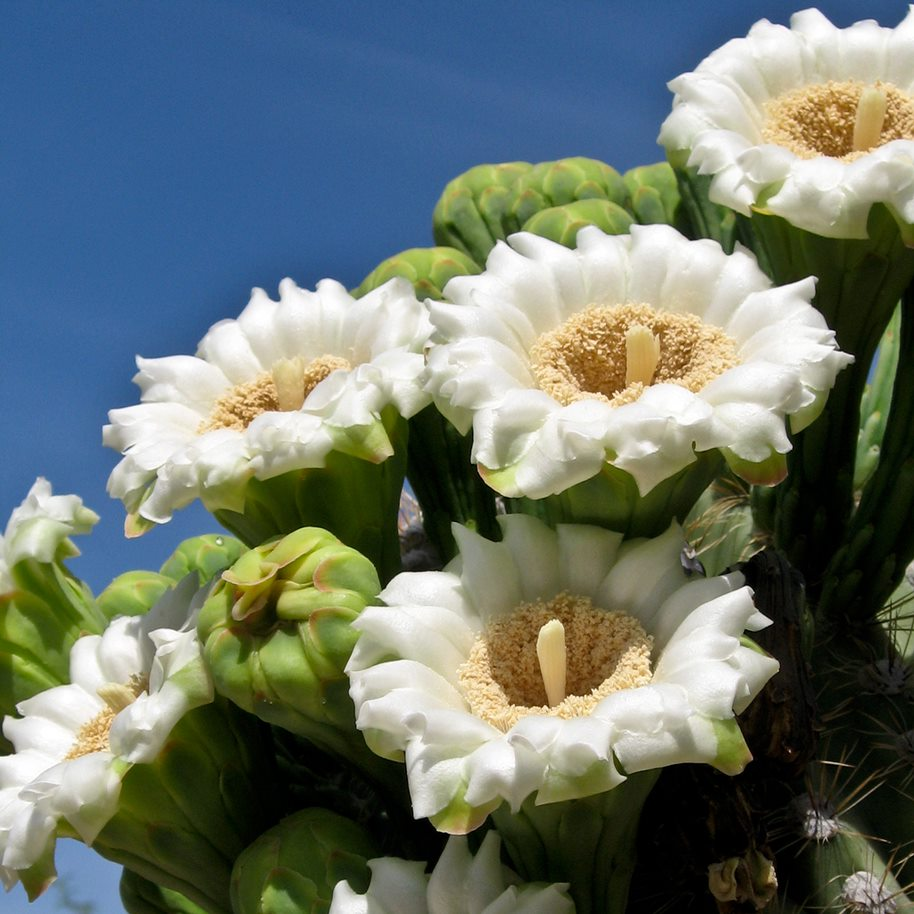
#> input picture Demozaikowanie/kwiatki.jpg, 914 x 914 px
$ python main.py
#> lines starting #> are read from the running program, lines starting #| are printed output that depends on the picture
#> further down, bayer_b is the input picture: shape (914, 914, 3); mean B, G, R 109.7, 118.1, 106.9
import numpy as np
import cv2

def demosaic_bayer_b(image):
    """
    Demosaic a Bayer BGRG image using nearest-neighbor interpolation.

    Parameters:
        image (numpy.ndarray): Input Bayer BGRG image.

    Returns:
        numpy.ndarray: Demosaiced RGB image.
    """
    height, width = image.shape[:2]
#> height = 914; width = 914
    bayer = cv2.cvtColor(image, cv2.COLOR_BGR2GRAY)
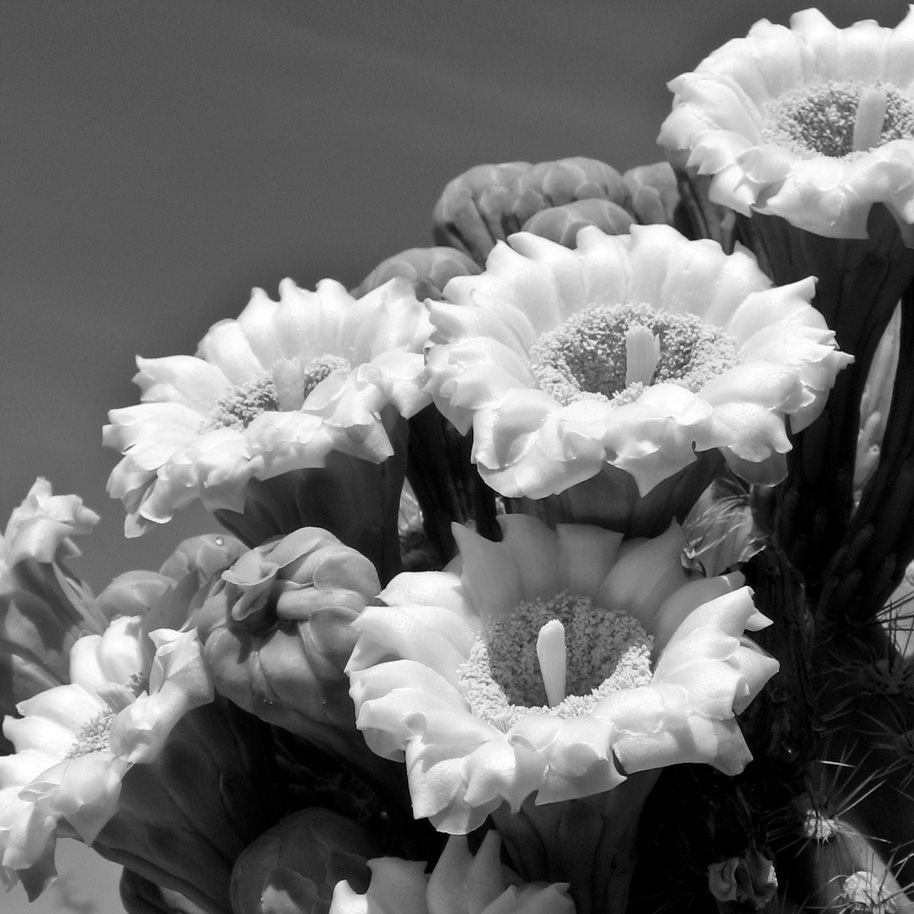
#> bayer: shape (914, 914); min 0, max 255, mean 113.8

    # Create an empty RGB image with the same dimensions as the input image
    rgb = np.zeros((height, width, 3), dtype=np.uint8)

    # Demosaic the image by interpolating missing colors
    for y in range(0, height, 2):
        for x in range(0, width, 2):
            blue = bayer[y, x]
            green1 = bayer[y, x+1]
            green2 = bayer[y+1, x]
            red = bayer[y+1, x+1]

            # Nearest-neighbor interpolation for missing green pixels
            if x == 0:
                left = green1
            else:
                left = bayer[y, x-1]
            if x == width-2:
                right = green1
            else:
                right = bayer[y, x+2]
            if y == 0:
                top = green2
            else:
                top = bayer[y-1, x+1]
            if y == height-2:
                bottom = green2
            else:
                bottom = bayer[y+2, x+1]
            green = (left + right + top + bottom) // 4

            # Nearest-neighbor interpolation for missing blue and red pixels
            if y == 0:
                blue_top = blue
                red_top = red
            else:
                blue_top = bayer[y-1, x]
                red_top = bayer[y-1, x+1]
            if y == height-2:
                blue_bottom = blue
                red_bottom = red
            else:
                blue_bottom = bayer[y+2, x]
                red_bottom = bayer[y+2, x+1]
            if x == 0:
                blue_left = blue
                red_left = red
            else:
                blue_left = bayer[y, x-1]
                red_left = bayer[y+1, x-1]
            if x == width-2:
                blue_right = blue
                red_right = red
            else:
                blue_right = bayer[y, x+2]
                red_right = bayer[y+1, x+2]
            blue = (blue_top + blue_bottom + blue_left + blue_right) // 4
            red = (red_top + red_bottom + red_left + red_right) // 4

            # Set the RGB values for the corresponding pixel
            rgb[y, x] = blue
            rgb[y, x+1] = green
            rgb[y+1, x] = green
            rgb[y+1, x+1] = red
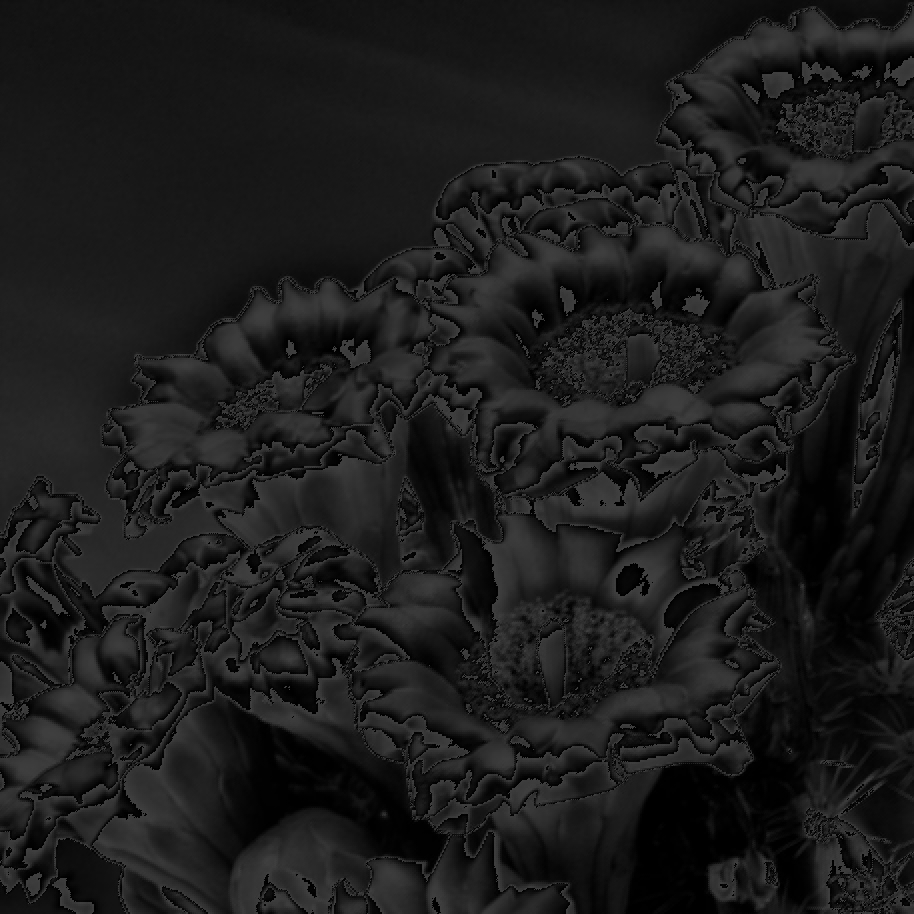
#> rgb: shape (914, 914, 3); min 0, max 63, mean 28.1

    return rgb

# Load the Bayer B image
bayer_b = cv2.imread("kwiatki.jpg")

# Demosaic the image using nearest-neighbor interpolation
rgb = demosaic_bayer_b(bayer_b)

# Display the demosaiced image
cv2.imshow("Demosaiced image", rgb)
cv2.waitKey(0)
cv2.destroyAllWindows()
